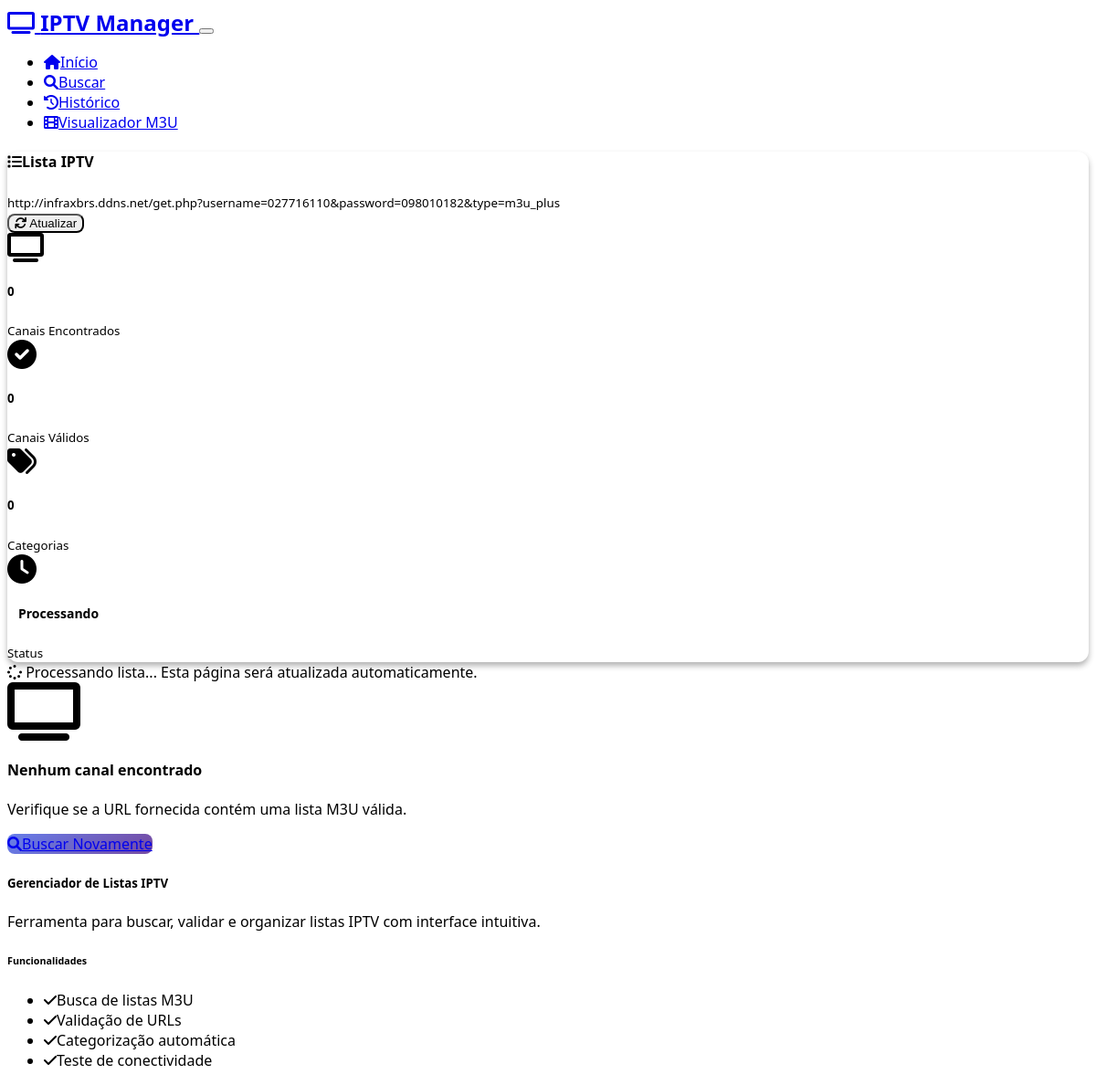
/validate/2, run on the app's committed database.
### models.py (models this page shows)
class SearchHistory(db.Model):
    id: Mapped[int] = mapped_column(Integer, primary_key=True)
    url: Mapped[str] = mapped_column(String(500), nullable=False)
    title: Mapped[str] = mapped_column(String(200), nullable=True)
    channels_found: Mapped[int] = mapped_column(Integer, default=0)
    valid_channels: Mapped[int] = mapped_column(Integer, default=0)
    search_date: Mapped[datetime] = mapped_column(DateTime, default=datetime.utcnow)
    status: Mapped[str] = mapped_column(String(50), default='pending')

### routes.py (the view)
@app.route('/validate/<int:search_id>')
def validate(search_id):
    search_entry = SearchHistory.query.get_or_404(search_id)
    channels = Channel.query.filter_by(search_history_id=search_id).all()
    categories = {}
    for channel in channels:
        category = channel.category or 'Sem Categoria'
        if category not in categories:
            categories[category] = []
        categories[category].append(channel)
    return render_template('validate.html', search_entry=search_entry, categories=categories)

### templates/validate.html (shortened to what this page needs)
{% extends "base.html" %}
{% block content %}
<div class="row">
    <div class="col-12">
        <div class="card mb-4">
            <div class="card-header d-flex justify-content-between align-items-center">
                <div>
                    <h4 class="card-title mb-0">
                        <i class="fas fa-list me-2"></i>{{ search_entry.title or 'Lista IPTV' }}
                    </h4>
                    <small class="text-muted">{{ search_entry.url }}</small>
                </div>
                <div class="d-flex gap-2">
                    <button class="btn btn-outline-primary btn-sm" onclick="refreshStatus()">
                        <i class="fas fa-refresh"></i> Atualizar
                    </button>
                </div>
            </div>
            <div class="card-body">
                <div class="row">
                    <div class="col-md-3">
                        <div class="d-flex align-items-center">
                            <i class="fas fa-tv fa-2x text-primary me-3"></i>
                            <div>
                                <h5 class="mb-0" id="channels-found">{{ search_entry.channels_found }}</h5>
                                <small class="text-muted">Canais Encontrados</small>
                            </div>
                        </div>
                    </div>
                    <div class="col-md-3">
                        <div class="d-flex align-items-center">
                            <i class="fas fa-check-circle fa-2x text-success me-3"></i>
                            <div>
                                <h5 class="mb-0" id="valid-channels">{{ search_entry.valid_channels }}</h5>
                                <small class="text-muted">Canais Válidos</small>
                            </div>
                        </div>
                    </div>
                    <div class="col-md-3">
                        <div class="d-flex align-items-center">
                            <i class="fas fa-tags fa-2x text-info me-3"></i>
                            <div>
                                <h5 class="mb-0">{{ categories|length }}</h5>
                                <small class="text-muted">Categorias</small>
                            </div>
                        </div>
                    </div>
                    <div class="col-md-3">
                        <div class="d-flex align-items-center">
                            <i class="fas fa-clock fa-2x text-warning me-3"></i>
                            <div>
                                <h5 class="mb-0">
                                    <span id="status-badge" class="badge
                                        {% if search_entry.status == 'completed' %}bg-success
                                        {% elif search_entry.status == 'processing' %}bg-warning
                                        {% else %}bg-danger
                                        {% endif %}">
                                        {% if search_entry.status == 'completed' %}Concluído
                                        {% elif search_entry.status == 'processing' %}Processando
                                        {% else %}Erro
                                        {% endif %}
                                    </span>
                                </h5>
                                <small class="text-muted">Status</small>
                            </div>
                        </div>
                    </div>
                </div>
            </div>
        </div>
        {% if search_entry.status == 'processing' %}
        <div class="alert alert-info" id="processing-alert">
            <i class="fas fa-spinner fa-spin me-2"></i>
            Processando lista... Esta página será atualizada automaticamente.
        </div>
        {% endif %}
        {% if categories %}
        <div class="row">
            {% for category, channels in categories.items() %}
            <div class="col-12 mb-4">
                <div class="card">
                    <div class="card-header d-flex justify-content-between align-items-center">
                        <h5 class="card-title mb-0">
                            <i class="fas fa-folder me-2"></i>{{ category }}
                            <span class="badge bg-secondary ms-2">{{ channels|length }}</span>
                        </h5>
                        <button class="btn btn-sm btn-outline-primary" type="button" data-bs-toggle="collapse" data-bs-target="#category-{{ loop.index }}">
                            <i class="fas fa-chevron-down"></i>
                        </button>
                    </div>
                    <div class="collapse show" id="category-{{ loop.index }}">
                        <div class="card-body">
                            <div class="row">
                                {% for channel in channels %}
                                <div class="col-md-6 col-lg-4 mb-3">
                                    <div class="card h-100">
                                        <div class="card-body">
                                            <div class="d-flex justify-content-between align-items-start mb-2">
                                                <h6 class="card-title mb-0">{{ channel.name }}</h6>
                                                <div class="dropdown">
                                                    <button class="btn btn-sm btn-outline-secondary" type="button" data-bs-toggle="dropdown">
                                                        <i class="fas fa-ellipsis-v"></i>
                                                    </button>
                                                    <ul class="dropdown-menu">
                                                        <li><a class="dropdown-item" href="#" onclick="testChannel({{ channel.id }})">
                                                            <i class="fas fa-play me-2"></i>Testar Canal
                                                        </a></li>
                                                        <li><a class="dropdown-item" href="{{ channel.url }}" target="_blank">
                                                            <i class="fas fa-external-link-alt me-2"></i>Abrir URL
                                                        </a></li>
                                                    </ul>
                                                </div>
                                            </div>
                                            <div class="mb-2">
                                                {% if channel.is_working == True %}
                                                    <span class="badge bg-success">
                                                        <i class="fas fa-check me-1"></i>Funcionando
                                                    </span>
                                                {% elif channel.is_working == False %}
                                                    <span class="badge bg-danger">
                                                        <i class="fas fa-times me-1"></i>Não Funciona
                                                    </span>
                                                {% else %}
                                                    <span class="badge bg-warning">
                                                        <i class="fas fa-clock me-1"></i>Testando
                                                    </span>
                                                {% endif %}
                                            </div>
                                            {% if channel.logo %}
                                            <div class="mb-2">
                                                <img src="{{ channel.logo }}" alt="Logo" class="img-thumbnail" style="max-width: 60px; max-height: 40px;">
                                            </div>
                                            {% endif %}
                                            <small class="text-muted">
                                                {% if channel.last_checked %}
                                                    Testado em: {{ channel.last_checked.strftime('%d/%m %H:%M') }}
                                                {% endif %}
                                            </small>
                                        </div>
                                    </div>
                                </div>
                                {% endfor %}
                            </div>
                        </div>
                    </div>
                </div>
            </div>
            {% endfor %}
        </div>
        {% else %}
        <div class="text-center py-5">
            <i class="fas fa-tv fa-4x text-muted mb-3"></i>
            <h4>Nenhum canal encontrado</h4>
            <p class="text-muted">Verifique se a URL fornecida contém uma lista M3U válida.</p>
            <a href="{{ url_for('search') }}" class="btn btn-primary">
                <i class="fas fa-search me-2"></i>Buscar Novamente
            </a>
        </div>
        {% endif %}
    </div>
</div>
{% endblock %}

### static/css/style.css (style rules this page uses)
:root { --primary-gradient: linear-gradient(135deg, #667eea 0%, #764ba2 100%); --success-gradient: linear-gradient(135deg, #4facfe 0%, #00f2fe 100%); --warning-gradient: linear-gradient(135deg, #fa709a 0%, #fee140 100%); }
body { font-family: 'Segoe UI', Tahoma, Geneva, Verdana, sans-serif; background-color: var(--bs-dark); color: var(--bs-light); }
.card { border: none; border-radius: 12px; background: var(--bs-dark); box-shadow: 0 4px 6px rgba(0, 0, 0, 0.3); transition: transform 0.2s ease, box-shadow 0.2s ease; }
.card-header { background: var(--bs-dark); border-bottom: 1px solid var(--bs-gray-700); border-radius: 12px 12px 0 0 !important; }
.badge { font-size: 0.875rem; padding: 0.5rem 0.75rem; border-radius: 6px; }
.btn { border-radius: 8px; font-weight: 500; transition: all 0.2s ease; }
.btn-primary { background: var(--primary-gradient); border: none; }
.alert { border-radius: 8px; border: none; }

### data on the page
SearchHistory: title "Lista IPTV", url "http://infraxbrs.ddns.net/get.php?username=027716110&password=098010182&type=m3u_plus", channels_found "0", valid_channels "0"

### other printed values
{{ categories|length }} "0"
